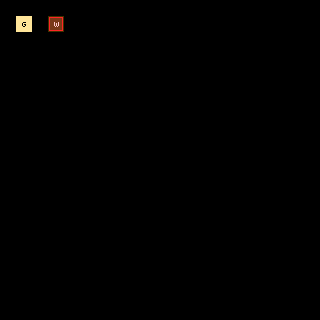

A 2D game scene composited from a Tiled map and its tileset images. What follows is a short description and the map's XML, with each tile layer's data collapsed to a summary:
An orthogonal 20x20 tile map with 16x16 px tiles, 3 tile layers (regions, input_raw, output_collision).

<map version="1.0" orientation="orthogonal" width="20" height="20" tilewidth="16" tileheight="16">
 <tileset firstgid="1" name="tiles.fw" tilewidth="16" tileheight="16">
  <image source="tiles.fw.png" width="256" height="256" />
 </tileset>
 <layer name="regions" width="20" height="20">
  <data>[400 cells, 2 non-empty, 1 distinct tile ids]</data>
 </layer>
 <layer name="input_raw" width="20" height="20">
  <data>[400 cells, 2 non-empty, 2 distinct tile ids]</data>
 </layer>
 <layer name="output_collision" width="20" height="20">
  <data>[400 cells, 1 non-empty, 1 distinct tile ids]</data>
 </layer>
</map>
